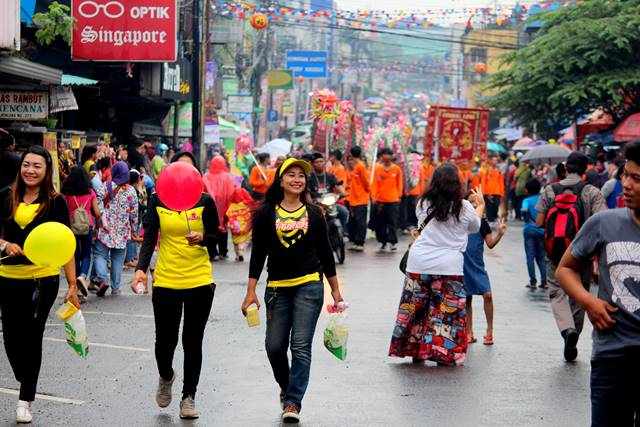
#> input picture Images/im2.jpg, 640 x 427 px, found by its file name
$ python app.py
#> lines starting #> are read from the running program, lines starting #| are printed output that depends on the picture


# Import library yang dibutuhkan
import cv2
import numpy as np
import matplotlib.pyplot as plt

# Baca citra atau video yang akan digunakan sebagai input
image = cv2.imread("/Volumes/DATAMAC/notebook/Computer-vision/Images/im2.jpg")
#> image is the input picture: shape (427, 640, 3); mean B, G, R 105.4, 109.6, 122.6

# Ubah citra menjadi objek numpy array
image_array = np.array(image)

# Tentukan ukuran sliding window
window_size = (64, 64)

# Muat classifier Haar cascade yang akan digunakan untuk deteksi
classifier = cv2.CascadeClassifier("/Volumes/DATAMAC/notebook/Computer-vision/library/haarcascade_frontalface_default.xml")

# Mulai proses deteksi menggunakan sliding window
for y in range(0, image_array.shape[0], window_size[1]):
    for x in range(0, image_array.shape[1], window_size[0]):
        # Ambil sub-citra dengan ukuran sliding window
        sub_image = image_array[y:y+window_size[1], x:x+window_size[0]]

        # Proses deteksi objek manusia pada sub-citra menggunakan Haar cascade
        objects = classifier.detectMultiScale(sub_image)

        # Jika objek manusia terdeteksi, tampilkan bounding box pada sub-citra
        if len(objects) > 0:
            for (x, y, w, h) in objects:
                cv2.rectangle(sub_image, (x, y), (x+w, y+h), (255, 0, 0), 2)
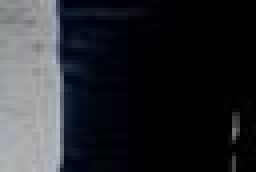
#> sub_image: shape (43, 64, 3) (shown 4 times larger); mean B, G, R 46.4, 41.8, 40.3

            # Tampilkan hasil deteksi pada layar
plt.imshow(sub_image)

$ run again, with Images/img1.jpeg copied over Images/im2.jpg
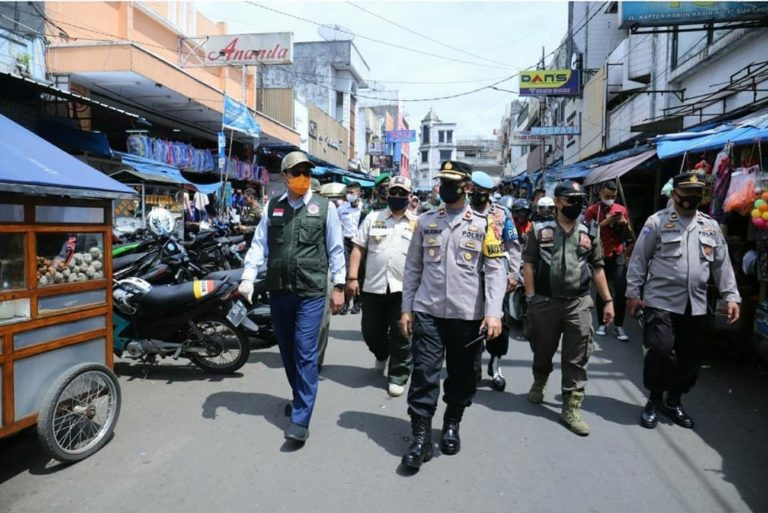
#> input picture Images/img1.jpeg, 768 x 513 px, found by its file name
#> image is the input picture: shape (513, 768, 3); mean B, G, R 123.1, 117.5, 112.9
#> `plt.imshow(sub_image)`:
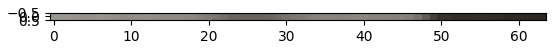
#> figure drawn by matplotlib, 1 panel
